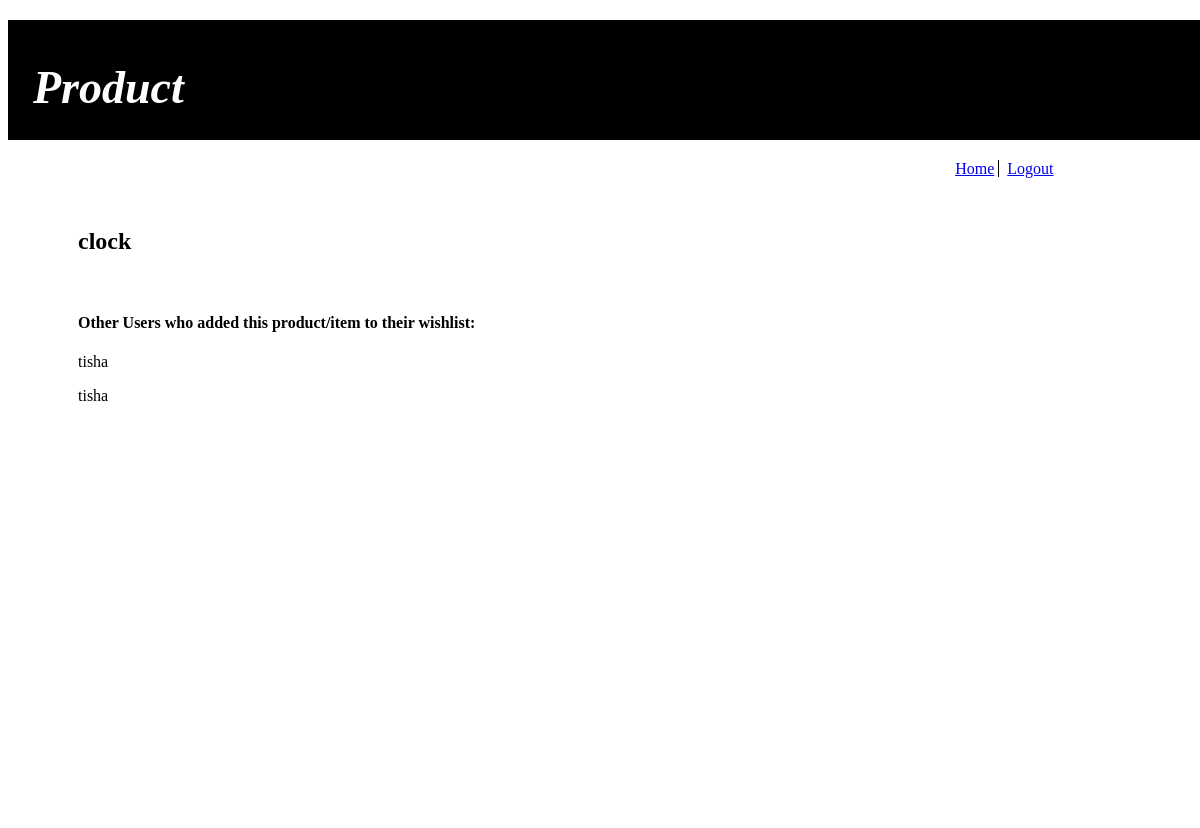
/details/5/, run on the app's committed database.
### examapp/models.py (models this page shows)
class Items(models.Model):
    product = models.CharField(max_length=255)
    action = models.CharField(max_length=255)
    added_by = models.ForeignKey(Users, related_name="items", on_delete = models.CASCADE)
    created_at = models.DateTimeField(auto_now_add = True)
    updated_at = models.DateTimeField(auto_now = True)
    objects = ItemManager()

class Added(models.Model):
    user = models.ForeignKey(Users, related_name="added_user", on_delete = models.CASCADE)
    item = models.ForeignKey(Items, related_name="added_item", on_delete = models.CASCADE)

class Users(models.Model):
    name = models.CharField(max_length=255)
    username = models.CharField(max_length=255)
    password = models.CharField(max_length=255)
    created_at = models.DateTimeField(auto_now_add = True)
    updated_at = models.DateTimeField(auto_now = True)
    objects = UserManager()

### examapp/views.py (the view)
# urls.py: path('details/<item_id>/', views.details),
def details(request, item_id):
    item = Items.objects.get(id=item_id)
    added_user=Added.objects.exclude(item_id=item_id)
    context = {
        'item': item,
        'added_user': added_user
    }
    return render(request, 'details.html', context)

### examapp/templates/details.html (shortened to what this page needs)
<!DOCTYPE html>
<html>
  <head>
  </head>
  <body>
    <header>
        <h1>Product</h1>
    </header>
    <a class='wishlist' href="/wishlist">Home</a>
    <a class='logout' href="/logout">Logout</a>
    <div class="container">
      <h2>{{item.product}}</h2>
      <br>
      <h4>Other Users who added this product/item to their wishlist:</h4>
      {%for i in added_user%}
      <p>{{i.user.username}}</p>
      {%endfor%}
    </div>
  </body>
</html>

### examapp/templates/details.html (style rules this page uses)
* { font-family: Arial, Helvetica, sans-serif; font-family: 'Roboto Slab', serif; background-image: }
.container { width: 90%; min-height: 600px; margin: 20px 50px ; background-color: white; padding-top: 10px; padding-left:20px; }
body { background: url('http://dev.marbledistilling.com/wp-content/uploads/2017/08/marble_bg.jpg?id=61') }
header { width: 100%; height:80px; margin:20px auto; padding: 10px 0 30px 25px; background-color: black; color: white; font-style: oblique; font-size: 23px; }
.wishlist { margin-left: 80%; }
.logout { padding-left: 8px; border-left: 1px solid black; }

### data on the page
Items: product "clock"
Added: user.username "tisha"
Added: user.username "tisha"
